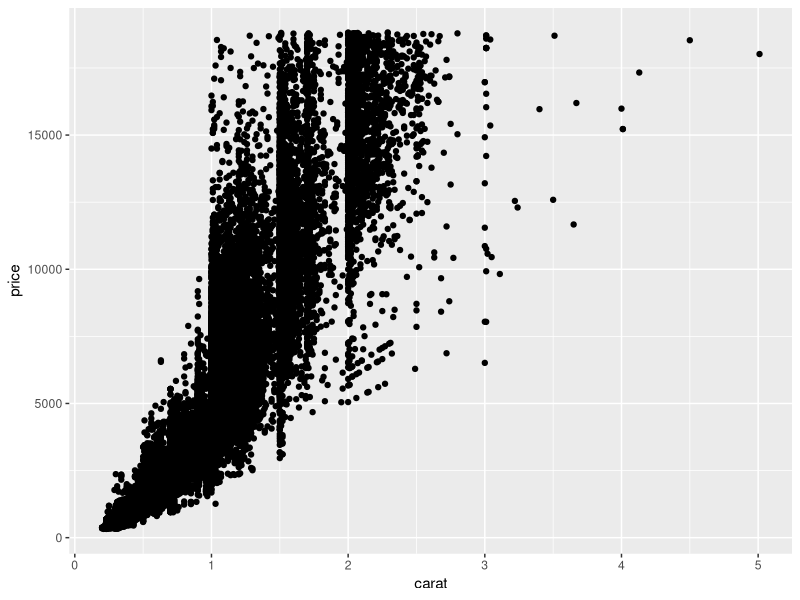
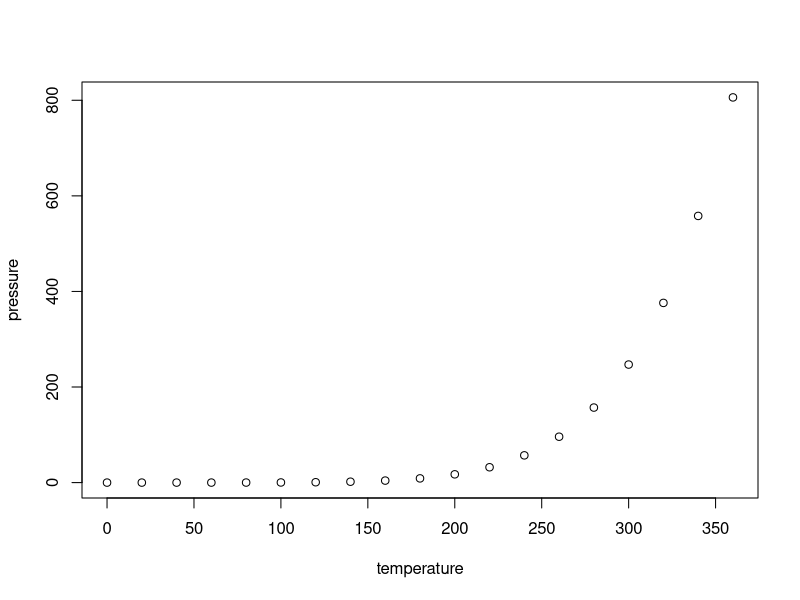

Source code (R) for these figures, in order:
## ---- chunk 1
knitr::opts_chunk$set(echo = TRUE)
## ---- chunk 2
library(ggplot2)
head(diamonds, n= 10)
n = nrow(diamonds)
qplot(carat, price, data = diamonds)
## ---- chunk 3
summary(cars)
## ---- chunk 4
plot(pressure)
